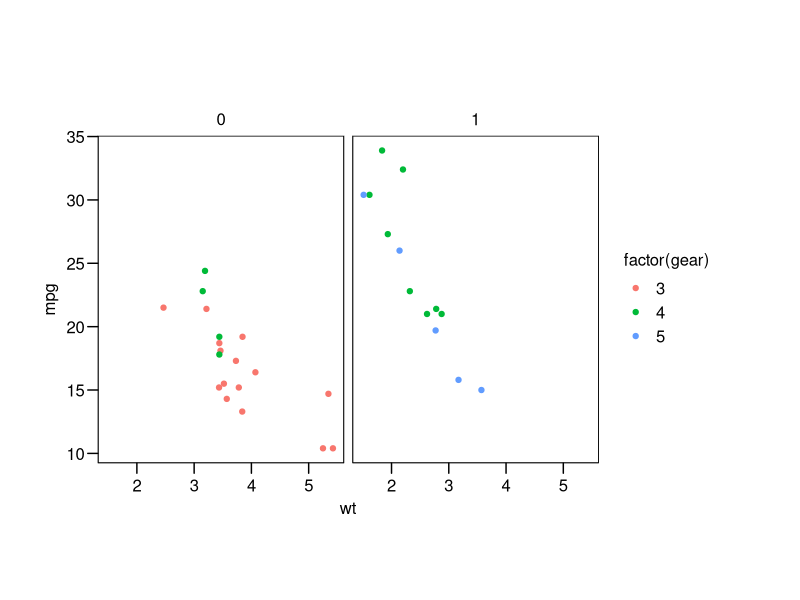
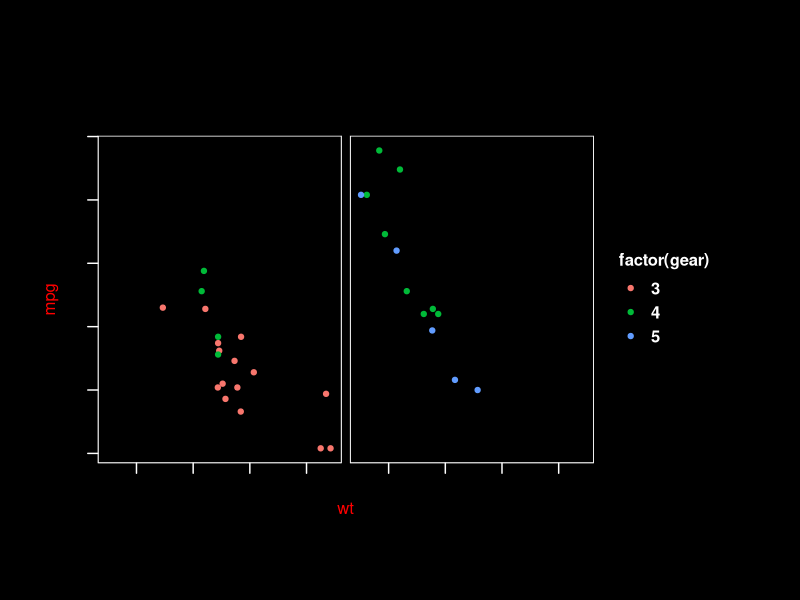

Here is the R script that generated these plots, in order:
library(ggthemes)


### Name: theme_par
### Title: Theme which uses the current 'base' graphics parameter values
###   from 'par()'. Not all 'par()' parameters, are supported, and not all
###   are relevant to 'ggplot2' themes.
### Aliases: theme_par

### ** Examples

library("ggplot2")

p <- ggplot(mtcars) +
  geom_point(aes(x = wt, y = mpg, colour = factor(gear))) +
  facet_wrap(~am)

p + theme_par()

# theme changes with respect to values of par
par(font = 2, col.lab = "red", fg = "white", bg = "black")
p + theme_par()
